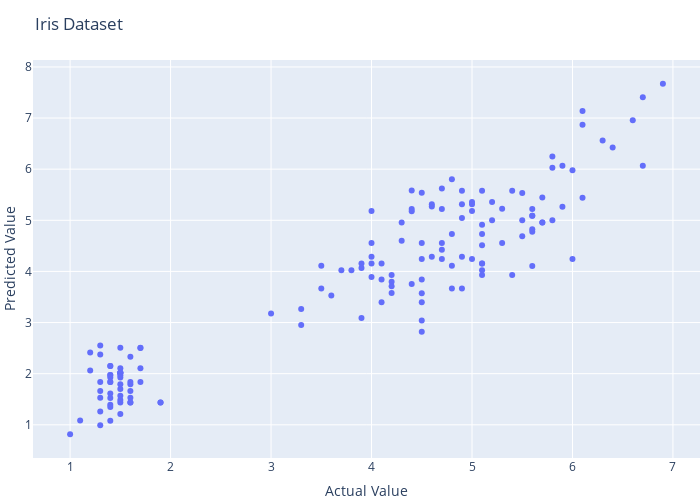

Notebook cell for this chart:
### Markdown cell above
**In the Tutorial Completion Document, describe your findings.**

Fit/train the model with `sepal_width` and `sepal_length` and then predict the `petal_length`. Plot the actual and predicted values using Plotly.

### Code cell
import pandas as pd
import plotly.express as px
from sklearn.linear_model import LinearRegression

fpath = "data/iris.csv"

df = pd.read_csv(fpath)

X = df[["sepal_width", "sepal_length"]]
y = df["petal_length"]

model = LinearRegression()
model.fit(X, y)

prediction = model.predict(X)

figure = px.scatter(
    x=y,
    y=prediction,
    labels={"x": "Actual Value", "y": "Predicted Value"}
)

figure.update_layout(
    title='Iris Dataset',
    width=700,
    height=500,
    margin=dict(
        l=0,
        r=0,
        b=0,
    ),
)

figure.show()

### Figure 1 — Plotly figure (JSON) as saved in the notebook; plotly's stock layout.template omitted (floating-point values rounded to 4 significant figures; data arrays with more than 128 entries replaced by an {"elided": "..."} marker saying what was removed)
{"data": [{"hovertemplate": "Actual Value=%{x}<br>Predicted Value=%{y}<extra></extra>", "legendgroup": "", "marker": {"color": "#636efa", "symbol": "circle"}, "mode": "markers", "name": "", "orientation": "v", "showlegend": false, "type": "scatter", "x": {"elided": "150 float values"}, "xaxis": "x", "y": {"elided": "150 float values"}, "yaxis": "y"}], "layout": {"height": 500, "legend": {"tracegroupgap": 0}, "margin": {"b": 0, "l": 0, "r": 0, "t": 60}, "title": {"text": "Iris Dataset"}, "width": 700, "xaxis": {"anchor": "y", "domain": [0, 1], "title": {"text": "Actual Value"}}, "yaxis": {"anchor": "x", "domain": [0, 1], "title": {"text": "Predicted Value"}}}}
